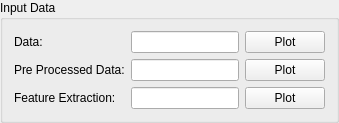
             <widget class="QGroupBox" name="groupBox_17">
              <property name="title">
               <string>Input Data</string>
              </property>
              <layout class="QGridLayout" name="gridLayout_30">
               <item row="0" column="0">
                <layout class="QHBoxLayout" name="horizontalLayout_23">
                 <item>
                  <layout class="QFormLayout" name="formLayout_29">
                   <item row="0" column="0">
                    <widget class="QLabel" name="label_47">
                     <property name="text">
                      <string>Data:</string>
                     </property>
                    </widget>
                   </item>
                   <item row="0" column="1">
                    <widget class="QLineEdit" name="predictionWindow_data">
                     <property name="sizePolicy">
                      <sizepolicy hsizetype="Expanding" vsizetype="Fixed">
                       <horstretch>3</horstretch>
                       <verstretch>0</verstretch>
                      </sizepolicy>
                     </property>
                     <property name="text">
                      <string/>
                     </property>
                    </widget>
                   </item>
                   <item row="1" column="0">
                    <widget class="QLabel" name="label_48">
                     <property name="text">
                      <string>Pre Processed Data:</string>
                     </property>
                    </widget>
                   </item>
                   <item row="1" column="1">
                    <widget class="QLineEdit" name="predictionWindow_preProcessedData">
                     <property name="sizePolicy">
                      <sizepolicy hsizetype="Expanding" vsizetype="Fixed">
                       <horstretch>3</horstretch>
                       <verstretch>0</verstretch>
                      </sizepolicy>
                     </property>
                     <property name="text">
                      <string/>
                     </property>
                    </widget>
                   </item>
                   <item row="2" column="0">
                    <widget class="QLabel" name="label_49">
                     <property name="text">
                      <string>Feature Extraction:</string>
                     </property>
                    </widget>
                   </item>
                   <item row="2" column="1">
                    <widget class="QLineEdit" name="predictionWindow_featureExtractionData">
                     <property name="sizePolicy">
                      <sizepolicy hsizetype="Expanding" vsizetype="Fixed">
                       <horstretch>3</horstretch>
                       <verstretch>0</verstretch>
                      </sizepolicy>
                     </property>
                     <property name="text">
                      <string/>
                     </property>
                    </widget>
                   </item>
                  </layout>
                 </item>
                 <item>
                  <layout class="QVBoxLayout" name="verticalLayout_25">
                   <item>
                    <widget class="QPushButton" name="predictionWindow_plotInputDataButton">
                     <property name="text">
                      <string>Plot</string>
                     </property>
                    </widget>
                   </item>
                   <item>
                    <widget class="QPushButton" name="predictionWindow_plotPreProcessedDataButton">
                     <property name="text">
                      <string>Plot</string>
                     </property>
                    </widget>
                   </item>
                   <item>
                    <widget class="QPushButton" name="predictionWindow_plotFeatureExtractionDataButton">
                     <property name="text">
                      <string>Plot</string>
                     </property>
                    </widget>
                   </item>
                  </layout>
                 </item>
                </layout>
               </item>
              </layout>
             </widget>
